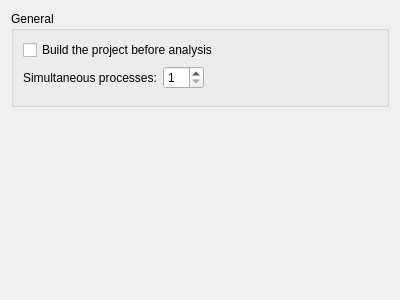
<?xml version="1.0" encoding="UTF-8"?>
<ui version="4.0">
 <class>ClangTools::Internal::ClangToolsConfigWidget</class>
 <widget class="QWidget" name="ClangTools::Internal::ClangToolsConfigWidget">
  <property name="geometry">
   <rect>
    <x>0</x>
    <y>0</y>
    <width>400</width>
    <height>300</height>
   </rect>
  </property>
  <property name="windowTitle">
   <string/>
  </property>
  <layout class="QVBoxLayout" name="verticalLayout">
   <item>
    <widget class="QGroupBox" name="groupBox">
     <property name="title">
      <string>General</string>
     </property>
     <layout class="QVBoxLayout" name="verticalLayout_2">
      <item>
       <widget class="QCheckBox" name="buildBeforeAnalysis">
        <property name="text">
         <string>Build the project before analysis</string>
        </property>
       </widget>
      </item>
      <item>
       <layout class="QHBoxLayout" name="processesLayout">
        <item>
         <widget class="QLabel" name="label_2">
          <property name="text">
           <string>Simultaneous processes:</string>
          </property>
         </widget>
        </item>
        <item>
         <widget class="QSpinBox" name="simultaneousProccessesSpinBox">
          <property name="minimum">
           <number>1</number>
          </property>
          <property name="maximum">
           <number>32</number>
          </property>
         </widget>
        </item>
        <item>
         <spacer name="horizontalSpacer_2">
          <property name="orientation">
           <enum>Qt::Horizontal</enum>
          </property>
          <property name="sizeHint" stdset="0">
           <size>
            <width>40</width>
            <height>20</height>
           </size>
          </property>
         </spacer>
        </item>
       </layout>
      </item>
      <item>
       <widget class="CppTools::ClangDiagnosticConfigsSelectionWidget" name="clangDiagnosticConfigsSelectionWidget" native="true"/>
      </item>
     </layout>
    </widget>
   </item>
   <item>
    <spacer name="verticalSpacer">
     <property name="orientation">
      <enum>Qt::Vertical</enum>
     </property>
     <property name="sizeHint" stdset="0">
      <size>
       <width>20</width>
       <height>183</height>
      </size>
     </property>
    </spacer>
   </item>
  </layout>
 </widget>
 <customwidgets>
  <customwidget>
   <class>CppTools::ClangDiagnosticConfigsSelectionWidget</class>
   <extends>QWidget</extends>
   <header>cpptools/clangdiagnosticconfigsselectionwidget.h</header>
  </customwidget>
 </customwidgets>
 <resources/>
 <connections/>
</ui>
